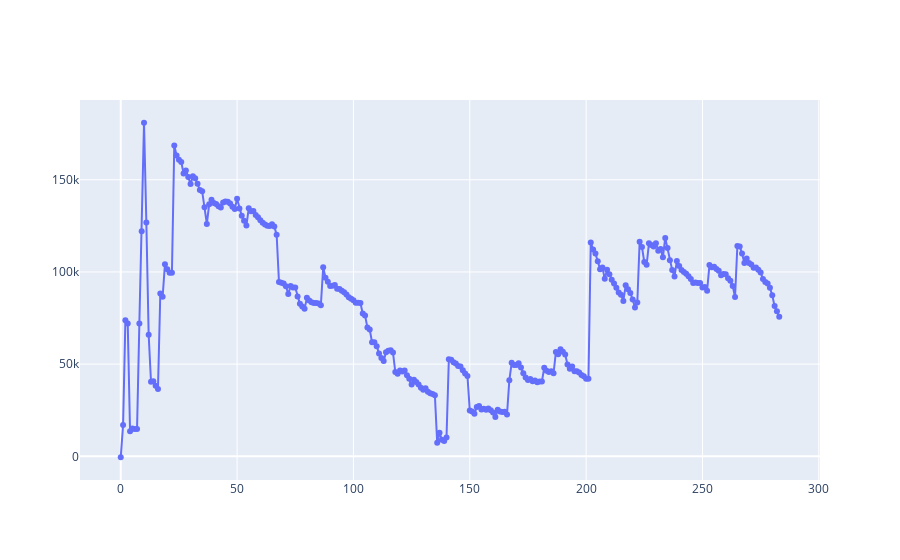

Notebook code cell kept with this figure:
### Code cell
fig = fn.grpah(x=[i for i in range(len(trades))] , y=[i['pnl_sum'] for i in trades])

### Figure 1 — Plotly figure (JSON) as saved in the notebook; plotly's stock layout.template omitted (floating-point values rounded to 4 significant figures; data arrays with more than 128 entries replaced by an {"elided": "..."} marker saying what was removed)
{"data": [{"mode": "lines+markers", "name": "PnL", "type": "scatter", "x": {"elided": "284 int values"}, "y": {"elided": "284 int values"}}], "layout": {}}
